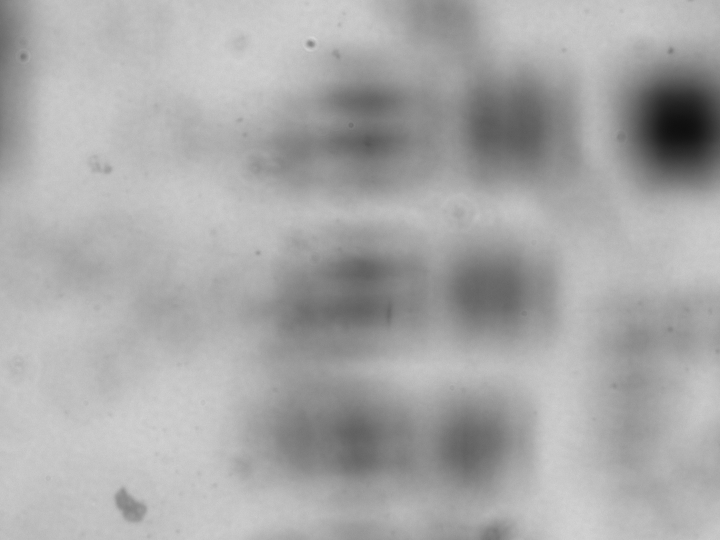
%> input picture Images/Bench_Images/4-22-22/usaf-0deg.png, 1440 x 1080 px (shown at 1/2 size); the run also reads 1 picture not shown here
$ octave data_4_22.m   (GNU Octave 9; MATLAB toolbox functions it lacks are replaced by stand-ins)
%> lines starting %> are read from the running program, lines starting %| are printed output that depends on the picture
### Data_Scripts/Data_Functions/open_im.m
function mat = open_im(filename)
    %convert a PNG into a double (0-1) array (grayscale).
    im = imread(filename);
%> im is the input picture: size 1080x1440x3 uint8; min 13, max 218, mean 168.1
    mat = im2double(rgb2gray(im));
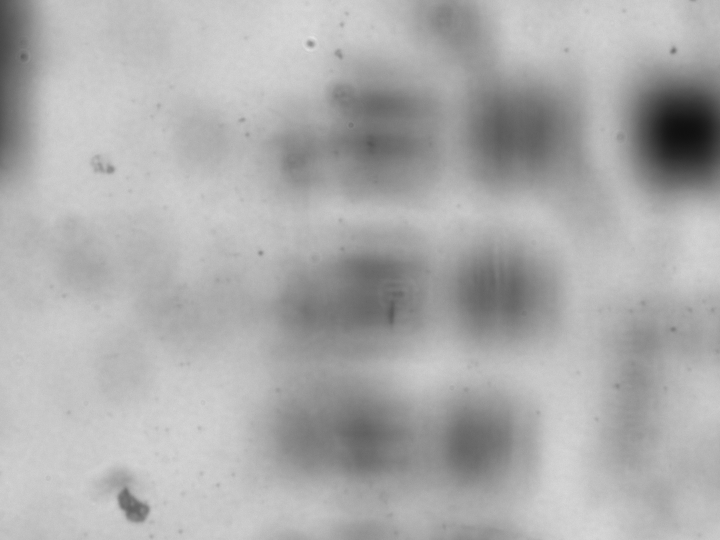
%> input picture Images/Bench_Images/4-22-22/usaf-60deg.png, 1440 x 1080 px (shown at 1/2 size)
%> in open_im, im is the input picture: size 1080x1440x3 uint8; min 13, max 230, mean 172.1
end

### Data_Scripts/Data_Functions/image_data_struct.m
function hol = image_data_struct(image, angle)
%> called with angle = 0
    %create an image structure from an input intensity array. Specify the
    %relative angle for hologram reconstruction
    im_shape = size(image);
%> im_shape = [1080 1440]
    crop_params = bench_params(im_shape(1), im_shape(2));
    hol = struct('intensity', image, 'x', crop_params.x, ...
        'y', crop_params.y, 'angle', angle);
end

### Data_Scripts/Data_Functions/bench_params.m
function PARAMS = bench_params(num_x_pixels, num_y_pixels, NA)
%> called with num_x_pixels = 1080, num_y_pixels = 1440, NA = NaN
    arguments
        num_x_pixels
        num_y_pixels
        NA = 0.1
    end
    %get the bench parameters for the camera currently in use. Specify
    %number of pixels in each dimension and it will rescale it to the
    %appropriate units.
    %Measurements from the camera (units mm)
    dx = 3.45e-3; %mm
    dy = dx;
%     num_x_pixels = 1080;
%     num_y_pixels = 1440;
    L_x = dx * num_x_pixels;
%> L_x = 3.73
    L_y = dy * num_y_pixels;
%> L_y = 4.97
    X = -L_x/2:dx:L_x/2-dx;
%> X = 1080 values from -1.86 to 1.86
    Y = -L_y/2:dy:L_y/2-dy;
%> Y = 1440 values from -2.48 to 2.48

    PARAMS = struct;
    PARAMS.Lx = L_x;      %x side length of input image
%> PARAMS.Lx = 3.73
    PARAMS.Ly = L_y;      %y side length of input image
%> PARAMS.Ly = 4.97
    PARAMS.lambda = 490e-6; %wavelength
    PARAMS.Mx = num_x_pixels;        %x samples
%> PARAMS.Mx = 1080
    PARAMS.My = num_y_pixels;        %y samples
%> PARAMS.My = 1440
    PARAMS.NA = NA;        %numerical aperture
    PARAMS.x = X;
%> PARAMS.x = 1080 values from -1.86 to 1.86
    PARAMS.y = Y;
end

### Data_Scripts/Data_Functions/hol_from_data.m
function c_hologram = hol_from_data(image_struct_list)
    % create a complex valued hologram from an input array of
    % image_data_struct() structures. The structures must have an 'angle'
    % field to specify the relative angles between them.
    num_h = length(image_struct_list);
%> num_h = 3
    int_shape = size(image_struct_list(1).intensity);
%> int_shape = [1080 1440]
    angles = zeros(1, num_h);
    intensities = zeros(num_h, int_shape(1), int_shape(2));
    for i = 1:num_h
        angles(i) = image_struct_list(i).angle;
        intensities(i,:,:) = [image_struct_list(i).intensity];
    end
%> this loop made 3 passes
%> after the loop, angles = [0 1.05 2.09]
    h_sum = zeros(int_shape);
%> h_sum: size 1080x1440 double; every value is 0
    for i = 1:num_h
        prev_angle_idx = mod(i - 2 + num_h, num_h)+1;
        prev_angle = angles(prev_angle_idx);
        next_angle_idx = mod(i, num_h)+1;
        next_angle = angles(next_angle_idx);
        phase = exp(1i * prev_angle) - exp(1i * next_angle);
        h_sum = h_sum + squeeze(intensities(i,:,:)) .* phase;
    end
%> this loop made 3 passes
%> (prev_angle_idx, prev_angle, next_angle_idx, next_angle) on passes 1 to 3: (3, 2.09, 2, 1.05), (1, 0, 3, 2.09), (2, 1.05, 1, 0)
    c_hologram = struct('intensity', h_sum, 'x', ...
        image_struct_list(1).x, 'y', image_struct_list(1).y);
end

### MATLAB_functions/plot_im.m
function plot_im(image_struct, label, type, cax)
%> call 4 of plot_im, with label = 'abs(Complex Hologram)'
%> in plot_im (call 4), `plot_param = abs(image_struct.(field_type));`:
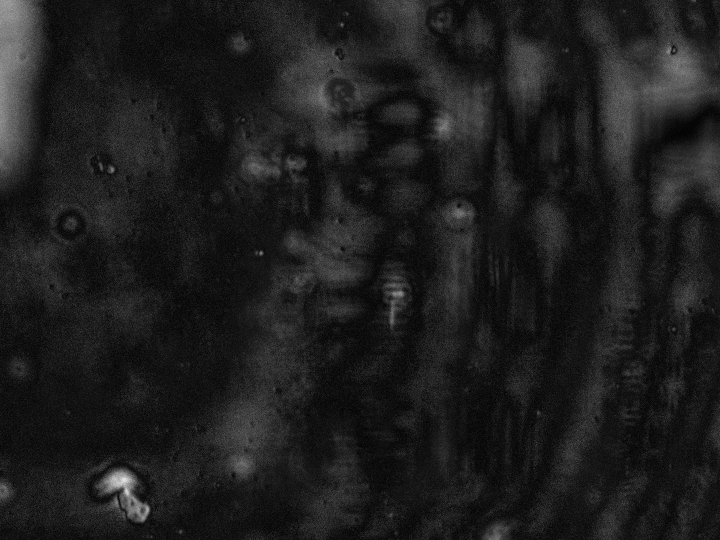
%> plot_param: size 1080x1440 double (shown at 1/2 size); min 0, max 0.299, mean 0.0351; drawn with min black and max white
    %{
    Quick function to plot a square B&W intensity plot. Supports plotting
    of structures with 'field' or 'intensity' argument. image_struct must
    also have an 'x' and 'y' argument for labeling the axes. Type can be
    either 'intensity', 'real', or 'imag'; to get different components of
    the image plane as needed.
    %}
    arguments
        image_struct %struct with an intensity plot
        label %title for the plot
        type = 'intensity'
        cax = 'auto' %limits for the colorbar (form is [min max])
    end
    if isfield(image_struct, 'intensity')
        field_type = 'intensity';
    elseif isfield(image_struct, 'field')
        field_type = 'field';
    else
        fprintf("Struct did not have an 'intensity' or 'field' field\n");
    end
    if isfield(image_struct, 'x')
        ax_x = 'x';
        ax_y = 'y';
    elseif isfield(image_struct, 'fx')
        ax_x = 'fx';
        ax_y = 'fy';
    else
        fprintf("Struct did not have an 'x' or 'fx' field\n");
    end
    if strcmp(type,'intensity') && strcmp(field_type,'intensity')
        plot_param = abs(image_struct.(field_type));
    elseif strcmp(type,'intensity') && strcmp(field_type,'field')
        plot_param = abs(image_struct.(field_type)).^2;
    elseif strcmp(type,'real')
        plot_param = real(image_struct.(field_type));
    elseif strcmp(type,'imag')
        plot_param = imag(image_struct.(field_type));
    else
        fprintf("Did not recognize plot type. Must be 'intensity', " + ...
            "'real, or 'imag'.");
    end
    imagesc(image_struct.(ax_x), image_struct.(ax_y), ...
        plot_param);
    title(label);
    axis('square');
    colormap('gray');
    caxis(cax);
    if strcmp(ax_x, 'x')
        xlabel("x (mm)");
        ylabel("y (mm)");
    elseif strcmp(ax_x, 'fx')
        xlabel("x (mm^-1)");
        ylabel("y (mm^-1)");
    end
    colorbar();
end

### MATLAB_functions/hologram3D.m
function hol3d_struct = hologram3D(hologram, z_vals, bench_params)
    %generate a rank-3 complex hologram by fresnel propagating along
    %z_vals (assumed to be evenly spaced)
    num_z = length(z_vals);
    hol_shape = size(hologram.intensity);
%> hol_shape = [1080 1440]
    hol3d = zeros(hol_shape(1), hol_shape(2), num_z);
    for i = 1:num_z
        hol3d(:,:,i) = fresnel_prop(hologram.intensity, ...
                                    z_vals(i), bench_params);
    end
    hol3d_struct = struct('intensity', hol3d, 'x', hologram.x, 'y', ...
                  hologram.y, 'z', z_vals);
end

### MATLAB_functions/hologram3D_to_frames.m
function F = hologram3D_to_frames(hologram_struct, label)
%> called with label = 'LED Through Pinhole'
    %Convert a 3D hologram into a Frames object, which can be used to
    %generate movies/scans of the resulting fresnel propagated image over
    %various z distances. (need to add z label on each frame for clarity)
    z_vals = hologram_struct.z;
%> z_vals = 30 values from -20 to 20
    x_vals = hologram_struct.x;
%> x_vals = 1080 values from -1.86 to 1.86
    x_size = size(x_vals);
%> x_size = [1 1080]
    x_label_idx = round(x_size(2) / 10);
%> x_label_idx = 108
    hol_max = max(abs(hologram_struct.intensity(:)));
%> hol_max = 0.299
    F(length(z_vals)) = struct('cdata',[],'colormap',[]);
    for i = 1:length(z_vals)
        X = abs(squeeze(hologram_struct.intensity(:,:,i)));
        imagesc(hologram_struct.x, hologram_struct.y, X./hol_max);
        colormap('gray');
        caxis([0 1]);
        axis('square');
        xlabel('x (mm)');
        ylabel('y (mm)');
        z_label = sprintf('z=%.2f', z_vals(i));
        title(label);
        text(x_vals(x_label_idx), x_vals(x_label_idx), ...
            z_label, 'BackgroundColor', 'white');
        colorbar();
        drawnow
%> the run ends on the next line
        F(i) = getframe(gcf);
    end
end

### MATLAB_functions/fresnel_prop.m
function propped = fresnel_prop(im, zf, bench_params)
    %{
    Propagate an image (assumed to start in real space) a distance zf.
    %}
    arguments
        im %array that we want to propagate
        zf
        bench_params
    end
    H = fresnel_propagator(zf, bench_params.Lx, bench_params.Mx, ...
                            bench_params.Ly, bench_params.My, ...
                            bench_params.lambda);
    % Propagate
    ft = fftshift(fft2(im));
    proppedFt = ft .* H;
    propped = ifft2(ifftshift(proppedFt));
end

### MATLAB_functions/fresnel_propagator.m
function H = fresnel_propagator(z, Lx, Mx, Ly, My, lambda)
    arguments
        z % propagataion distance
        Lx = 250e-3
        Mx = 1024
        Ly = 250e-3
        My = 1024
        lambda = 490e-6
    end
    % Define Fresnel Propagtor
    dx = Lx/Mx;
    dy = Ly/My;
    % Define frequency axes
    fMax_x = 1/(2*dx);
    df_x = 1/Lx;
    fx = -fMax_x:df_x:fMax_x-df_x;
    fMax_y = 1/(2*dy);
    df_y = 1/Ly;
    fy = -fMax_y:df_y:fMax_y-df_y;
    [FX,FY] = meshgrid(fx,fy);
    H = exp(2i*pi*z/lambda) .* exp(-1i*pi*lambda*z*(FX.^2 + FY.^2));
end

### Data_Scripts/data_4_22.m
%Script to turn some bench images into an Fresnel hologram. Images are of
%the setup with (LP) and without (noLP) the first Linear Polarized LP1

addpath('../MATLAB_functions/'); %include helper functions
addpath('./Data_Functions/');

%Measurements from the camera (units mm)

base_folder = '../Images/Bench_Images/4-22-22/';
%tuned crop parameters to center the images
% crop1 = [470 670 625 825]; %20um crop params
% crop1 = [415 615 520 720]; %5um crop params
crop1 = [1 1080 1 1440];   %usaf crop params
%open images
im1 = open_im(strcat(base_folder, 'usaf-0deg.png'));
im2 = open_im(strcat(base_folder, 'usaf-60deg.png'));
im3 = open_im(strcat(base_folder, 'usaf-120deg.png'));
%convert images into data structures
% figure(1);
% imagesc(crop(im1, crop1));

h1 = image_data_struct(crop(im1, crop1), 0);
h2 = image_data_struct(crop(im2, crop1), 1*pi/3);
h3 = image_data_struct(crop(im3, crop1), 2*pi/3);
%calculate relevant lengths based on the cropped image size
delta_y = crop1(2) - crop1(1) + 1;
delta_x = crop1(4) - crop1(3) + 1;
PARAMS  = bench_params(delta_x, delta_y);
%make complex holograms
c_hol = hol_from_data([h1 h2 h3]);
%flags to specify what plots to make
flag_plot_hologram = true;
flag_gen_3dhol     = true;
flag_show_focus    = false;
flag_show_movie    = true;
flag_save_movie    = false;
flag_show_PSF      = false;
%make plots of the individual images + the complex hologram
if flag_plot_hologram
    %noLP hologram plot
    hfig = figure('Name', 'LED Hologram Plot');
    pos = get(hfig,'position');
    %make plot window wider
    set(hfig,'position',pos.*[0.25 0.8 2.5 1.2]);
    subplot(2, 2, 1);
    plot_im(h1, 'Image 1: \theta = 0');
    subplot(2, 2, 2);
    plot_im(h2, 'Image 2: \theta = 2\pi/3');
    subplot(2, 2, 3);
    plot_im(h3, 'Image 3: \theta = 4\pi/3');
    subplot(2, 2, 4);
    plot_im(c_hol, "abs(Complex Hologram)");
end

if flag_gen_3dhol
    figure('Name', 'Generating Movie Scans')
    z_vals = linspace(-20, 20, 30); %focus seems to be ~-8mm
    %noLP 3D hologram focus ~-8.56mm (frame 145)
    data_hol_3d = hologram3D(c_hol, z_vals, PARAMS);
    %convert to movie frames
    data_frames = hologram3D_to_frames(data_hol_3d, 'LED Through Pinhole');
% [55 lines not run here, left out]
function cropped = crop(im, crop_array)
    %return a cropped image based on input array of 4 indices
    cropped = im(crop_array(1):crop_array(2), ...
                 crop_array(3):crop_array(4));
end
